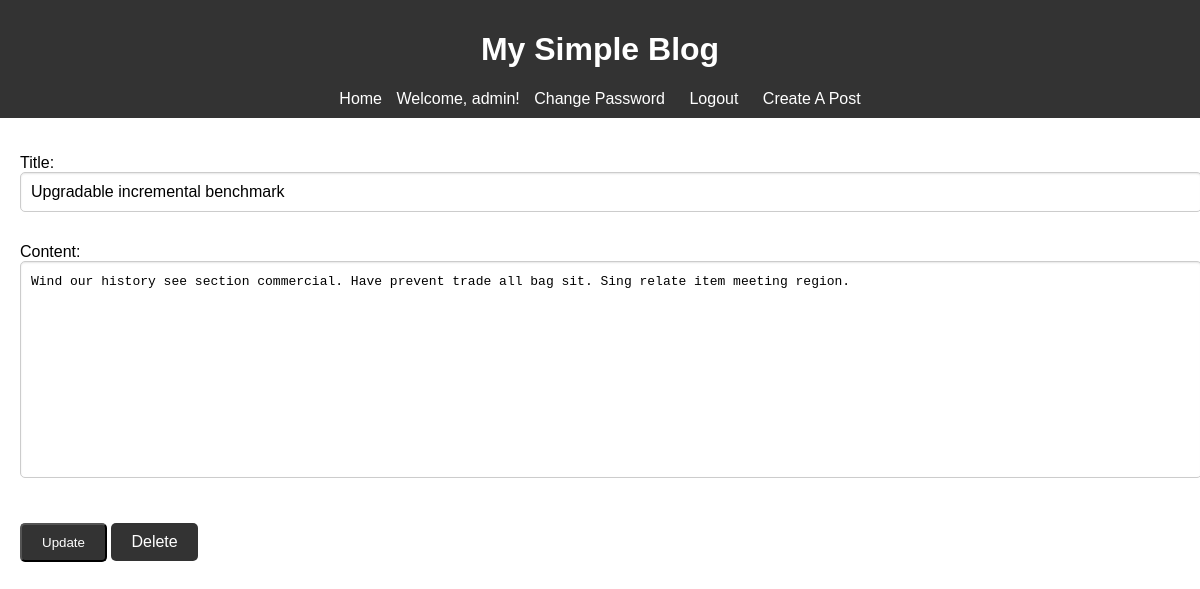
The page /post/34 (signed in) on the database as committed earlier.
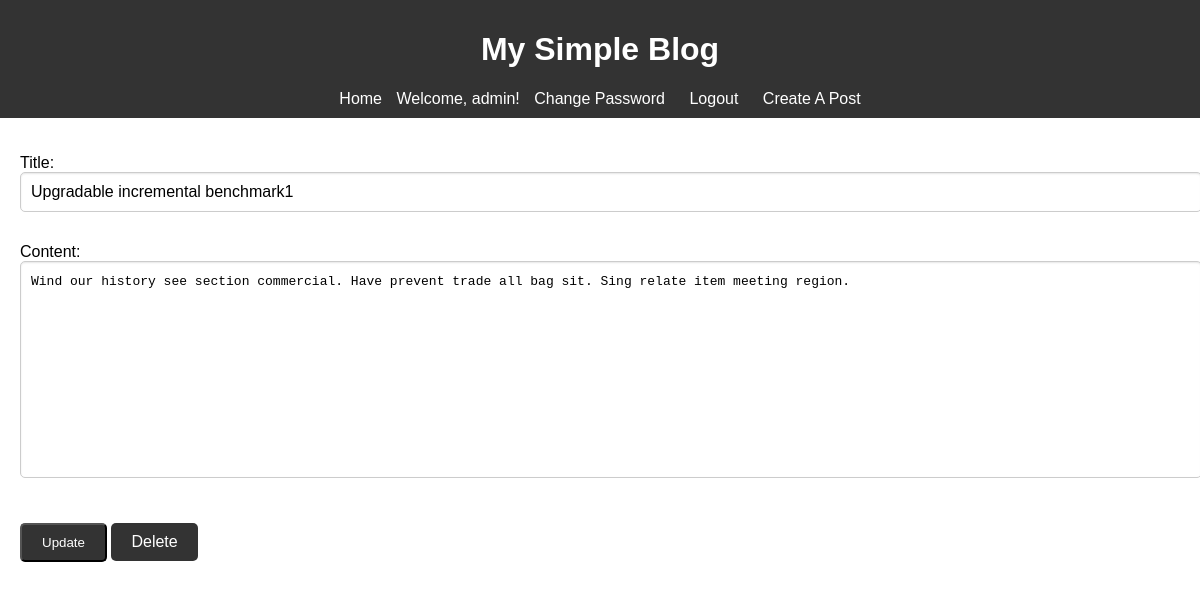
The same page on the database as committed later.
### post/models.py (models this page shows, shortened)
class Post(models.Model):
    title = models.CharField(max_length=200 , unique=True)
    content = models.TextField()
    created_at = models.DateField(auto_now_add=True)
    created_by = models.ForeignKey(CustomUser , on_delete=models.CASCADE)

### post/views.py (the view, shortened to what this page needs)
# urls.py: path('<int:pk>', PostDetailView.as_view(), name='post_detail'),
class PostDetailView(View):
    template = 'post_detail.html'
    def get(self, request, pk):
        post = get_object_or_404(Post, pk=pk)
        is_author = request.user == post.created_by
        form = PostForm(instance=post)
        return render(request, self.template, {'form': form , 'is_author':is_author , 'post':post})

### post/forms.py
class PostForm(forms.ModelForm):
    class Meta:
        model = Post
        fields = ['title', 'content']
        widgets = {
            'title': forms.TextInput(attrs={
                'class': 'form-control',
                'placeholder': 'Enter your title',
            }),
            'content': forms.Textarea(attrs={
                'class': 'form-control',
                'placeholder': 'Write your content here...',
                'rows': 10,  # Adjust height of the textarea
                'style': 'resize: none;',  # Prevents resizing
            }),
        }

### post/templates/post_detail.html (shortened to what this page needs)
{% extends 'base.html' %}
{% block content %}
    <form method="post">
        {{ form.as_p }}
        {% if is_author %}
        <button type="submit" class = 'button'>Update</button>
        <a href="{% url 'post_delete' post.pk %}"  class="button">Delete</a>
        {% endif %}
    </form>
{% endblock %}

Rows that differ between the two databases and show on the page:
changed Post: title "Upgradable incremental benchmark" → "Upgradable incremental benchmark1"
